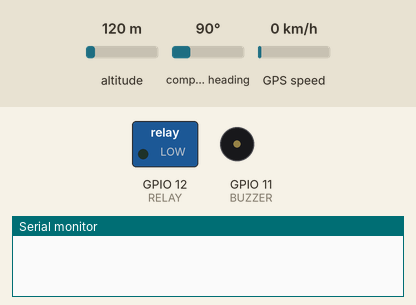
Recording of a program running on a simulated ESP32-S3. Shown: switched loads named in the program (green lamp = pin HIGH), buzzer (waves = sounding, pin HIGH), the last lines printed to the serial monitor. Inputs (shaded band) come from the test bench; at power-on: altitude 120 m, compass heading 90°, GPS speed 0 km/h. Storage starts empty; EEPROM starts erased; the GPS gets a fix after 3 s at 37.7749, -122.4194 with 8 satellites.

Above: at 0.0 s.
At 2.1 s:
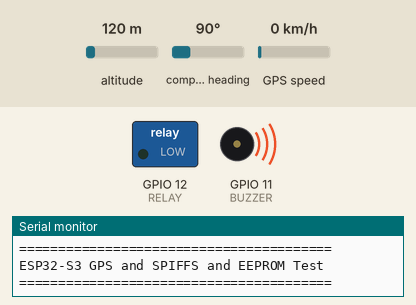
At 4.1 s:
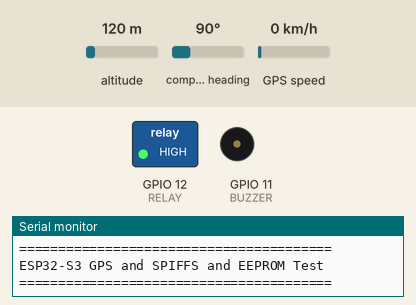
Timing chart, 0 to 6.5 s (numbered marks = the images above):
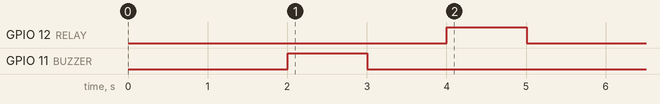

The program:

main.cpp
```cpp
#include <Arduino.h>
#include <EEPROM.h>
#include <SPIFFS.h>
#include <TinyGPSPlus.h>
#include <HardwareSerial.h>

// GPS Module connection pins
#define GPS_RX_PIN 18  // Connect to GPS TX
#define GPS_TX_PIN 17  // Connect to GPS RX

// Buzzer and Relay pins
#define BUZZER 11
#define RELAY 12

// GPS Baud Rate (NEO-6M default is 9600)
#define GPS_BAUD 9600

// Create TinyGPSPlus object
TinyGPSPlus gps;

// Create hardware serial object for GPS
HardwareSerial gpsSerial(1); // Use UART1

// EEPROM size in bytes (max 512 bytes recommended for ESP32)
#define EEPROM_SIZE 512

// Test file paths for SPIFFS
#define TEST_FILE "/test.txt"
#define TEST_FILE_2 "/data.bin"

// Function prototypes
void testEEPROM();
void testSPIFFS();
void printSPIFFSInfo();
void writeTestFile();
void readTestFile();
void listSPIFFSFiles();
void deleteSPIFFSFile(const char* path);

void setup() {
  Serial.begin(115200);
  delay(2000); // Wait for serial monitor

  gpsSerial.begin(GPS_BAUD, SERIAL_8N1, GPS_TX_PIN, GPS_RX_PIN);


  Serial.println("\n\n========================================");
  Serial.println("ESP32-S3 GPS and SPIFFS and EEPROM Test");
  Serial.println("========================================\n");

  pinMode(BUZZER, OUTPUT);
  pinMode(RELAY, OUTPUT);

  digitalWrite(BUZZER, HIGH);
  delay(1000);
  digitalWrite(BUZZER, LOW);
  delay(1000);
  digitalWrite(RELAY, HIGH);
  delay(1000);
  digitalWrite(RELAY, LOW);

  // Test EEPROM
  testEEPROM();

  delay(1000);

  // Test SPIFFS
  testSPIFFS();

  Serial.println("\n========================================");
  Serial.println("All tests completed!");
  Serial.println("========================================\n");
}

void loop() {

  // ====== READ GPS ======
  while (gpsSerial.available() > 0) {
    gps.encode(gpsSerial.read());
  }

  // ====== PRINT ALL GPS DATA WHEN UPDATED ======
  if (gps.location.isUpdated()) {

    Serial.println("========= GPS DATA =========");

    // LOCATION
    Serial.print("Latitude: ");
    Serial.println(gps.location.lat(), 6);

    Serial.print("Longitude: ");
    Serial.println(gps.location.lng(), 6);

    Serial.print("Location Age (ms): ");
    Serial.println(gps.location.age());

    // ALTITUDE
    Serial.print("Altitude: ");
    Serial.print(gps.altitude.meters());
    Serial.println(" m");

    // SPEED
    Serial.print("Speed: ");
    Serial.print(gps.speed.kmph());
    Serial.println(" km/h");

    // COURSE / DIRECTION
    Serial.print("Course: ");
    Serial.print(gps.course.deg());
    Serial.println(" degrees");

    // DATE
    Serial.print("Date: ");
    Serial.print(gps.date.day());
    Serial.print("/");
    Serial.print(gps.date.month());
    Serial.print("/");
    Serial.println(gps.date.year());

    // TIME UTC
    Serial.print("Time (UTC): ");
    Serial.print(gps.time.hour());
    Serial.print(":");
    Serial.print(gps.time.minute());
    Serial.print(":");
    Serial.println(gps.time.second());

    // SATELLITES
    Serial.print("Satellites: ");
    Serial.println(gps.satellites.value());

    // HDOP
    Serial.print("HDOP (accuracy): ");
    Serial.println(gps.hdop.hdop());

    Serial.println("-----------------------------");
  }

}

// ==================== EEPROM TESTS ====================

void testEEPROM() {
  Serial.println("\n--- EEPROM Test Start ---");

  // Initialize EEPROM with predefined size
  if (!EEPROM.begin(EEPROM_SIZE)) {
    Serial.println("Failed to initialize EEPROM!");
    return;
  }
  Serial.println("✓ EEPROM initialized successfully");
  Serial.printf("✓ EEPROM size: %d bytes\n", EEPROM_SIZE);

  // Test 1: Write and read single byte
  Serial.println("\nTest 1: Write/Read single byte");
  byte testByte = 42;
  EEPROM.write(0, testByte);
  EEPROM.commit(); // Important: commit changes to flash
  byte readByte = EEPROM.read(0);
  Serial.printf("  Written: %d, Read: %d - %s\n", testByte, readByte,
                (testByte == readByte) ? "PASS" : "FAIL");

  // Test 2: Write and read integer
  Serial.println("\nTest 2: Write/Read integer");
  int testInt = 12345;
  EEPROM.put(10, testInt);
  EEPROM.commit();
  int readInt;
  EEPROM.get(10, readInt);
  Serial.printf("  Written: %d, Read: %d - %s\n", testInt, readInt,
                (testInt == readInt) ? "PASS" : "FAIL");

  // Test 3: Write and read float
  Serial.println("\nTest 3: Write/Read float");
  float testFloat = 3.14159;
  EEPROM.put(20, testFloat);
  EEPROM.commit();
  float readFloat;
  EEPROM.get(20, readFloat);
  Serial.printf("  Written: %.5f, Read: %.5f - %s\n", testFloat, readFloat,
                (abs(testFloat - readFloat) < 0.0001) ? "PASS" : "FAIL");

  // Test 4: Write and read string
  Serial.println("\nTest 4: Write/Read string");
  String testString = "ESP32-S3";
  int addr = 30;
  for (size_t i = 0; i < testString.length(); i++) {
    EEPROM.write(addr + i, testString[i]);
  }
  EEPROM.write(addr + testString.length(), '\0'); // Null terminator
  EEPROM.commit();

  String readString = "";
  char c;
  int i = 0;
  while ((c = EEPROM.read(addr + i)) != '\0' && i < 50) {
    readString += c;
    i++;
  }
  Serial.printf("  Written: '%s', Read: '%s' - %s\n",
                testString.c_str(), readString.c_str(),
                (testString == readString) ? "PASS" : "FAIL");

  // Test 5: Write array of bytes
  Serial.println("\nTest 5: Write/Read byte array");
  byte testArray[5] = {10, 20, 30, 40, 50};
  addr = 100;
  for (int i = 0; i < 5; i++) {
    EEPROM.write(addr + i, testArray[i]);
  }
  EEPROM.commit();

  byte readArray[5];
  for (int i = 0; i < 5; i++) {
    readArray[i] = EEPROM.read(addr + i);
  }

  Serial.print("  Written: [");
  for (int i = 0; i < 5; i++) {
    Serial.printf("%d%s", testArray[i], (i < 4) ? ", " : "");
  }
  Serial.print("]\n  Read:    [");
  for (int i = 0; i < 5; i++) {
    Serial.printf("%d%s", readArray[i], (i < 4) ? ", " : "");
  }
  Serial.println("]");

  bool arrayMatch = true;
  for (int i = 0; i < 5; i++) {
    if (testArray[i] != readArray[i]) arrayMatch = false;
  }
  Serial.printf("  Result: %s\n", arrayMatch ? "PASS" : "FAIL");

  // Test 6: Clear EEPROM section
  Serial.println("\nTest 6: Clear EEPROM section");
  addr = 200;
  int clearSize = 10;
  for (int i = 0; i < clearSize; i++) {
    EEPROM.write(addr + i, 255); // Write 0xFF
  }
  EEPROM.commit();

  bool allCleared = true;
  for (int i = 0; i < clearSize; i++) {
    if (EEPROM.read(addr + i) != 255) allCleared = false;
  }
  Serial.printf("  Cleared %d bytes - %s\n", clearSize, allCleared ? "PASS" : "FAIL");

  Serial.println("\n--- EEPROM Test Complete ---");
}

// ==================== SPIFFS TESTS ====================

void testSPIFFS() {
  Serial.println("\n--- SPIFFS Test Start ---");

  // Initialize SPIFFS
  if (!SPIFFS.begin(true)) { // true = format if mount fails
    Serial.println("✗ SPIFFS mount failed!");
    return;
  }
  Serial.println("✓ SPIFFS mounted successfully");

  // Print SPIFFS info
  printSPIFFSInfo();

  // Test 1: Write text file
  Serial.println("\nTest 1: Write text file");
  writeTestFile();

  // Test 2: Read text file
  Serial.println("\nTest 2: Read text file");
  readTestFile();

  // Test 3: Append to file
  Serial.println("\nTest 3: Append to file");
  File file = SPIFFS.open(TEST_FILE, FILE_APPEND);
  if (file) {
    file.println("Appended line 1");
    file.println("Appended line 2");
    file.close();
    Serial.println("✓ Data appended successfully");
  } else {
    Serial.println("✗ Failed to open file for appending");
  }

  // Read again to verify append
  readTestFile();

  // Test 4: Write binary file
  Serial.println("\nTest 4: Write binary file");
  file = SPIFFS.open(TEST_FILE_2, FILE_WRITE);
  if (file) {
    byte binaryData[10] = {0, 1, 2, 3, 4, 5, 6, 7, 8, 9};
    size_t written = file.write(binaryData, 10);
    file.close();
    Serial.printf("✓ Written %d bytes to binary file\n", written);
  } else {
    Serial.println("✗ Failed to create binary file");
  }

  // Test 5: Read binary file
  Serial.println("\nTest 5: Read binary file");
  file = SPIFFS.open(TEST_FILE_2, FILE_READ);
  if (file) {
    Serial.printf("  File size: %d bytes\n", file.size());
    Serial.print("  Data: [");
    while (file.available()) {
      byte b = file.read();
      Serial.printf("%d%s", b, file.available() ? ", " : "");
    }
    Serial.println("]");
    file.close();
    Serial.println("✓ Binary file read successfully");
  } else {
    Serial.println("✗ Failed to read binary file");
  }

  // Test 6: List all files
  Serial.println("\nTest 6: List all files");
  listSPIFFSFiles();

  // Test 7: Check if file exists
  Serial.println("\nTest 7: Check file existence");
  Serial.printf("  %s exists: %s\n", TEST_FILE,
                SPIFFS.exists(TEST_FILE) ? "YES" : "NO");
  Serial.printf("  /nonexistent.txt exists: %s\n",
                SPIFFS.exists("/nonexistent.txt") ? "YES" : "NO");

  // Test 8: Rename file
  Serial.println("\nTest 8: Rename file");
  if (SPIFFS.rename(TEST_FILE_2, "/renamed.bin")) {
    Serial.println("✓ File renamed successfully");
    listSPIFFSFiles();
  } else {
    Serial.println("✗ Failed to rename file");
  }

  // Test 9: Delete files
  Serial.println("\nTest 9: Delete files");
  deleteSPIFFSFile(TEST_FILE);
  deleteSPIFFSFile("/renamed.bin");

  // Final file list
  Serial.println("\nFinal file list:");
  listSPIFFSFiles();

  // Print final SPIFFS info
  printSPIFFSInfo();

  Serial.println("\n--- SPIFFS Test Complete ---");
}

void printSPIFFSInfo() {
  Serial.println("\n--- SPIFFS Information ---");
  Serial.printf("  Total bytes: %d\n", SPIFFS.totalBytes());
  Serial.printf("  Used bytes:  %d\n", SPIFFS.usedBytes());
  Serial.printf("  Free bytes:  %d\n", SPIFFS.totalBytes() - SPIFFS.usedBytes());
  Serial.printf("  Usage: %.1f%%\n",
                (float)SPIFFS.usedBytes() / SPIFFS.totalBytes() * 100);
  Serial.println("-------------------------");
}

void writeTestFile() {
  File file = SPIFFS.open(TEST_FILE, FILE_WRITE);
  if (!file) {
    Serial.println("✗ Failed to open file for writing");
    return;
  }

  file.println("ESP32-S3 SPIFFS Test File");
  file.println("=========================");
  file.println("Line 1: Hello from ESP32-S3!");
  file.println("Line 2: SPIFFS is working!");
  file.printf("Line 3: Millis = %lu\n", millis());

  file.close();
  Serial.println("✓ Test file written successfully");
}

void readTestFile() {
  File file = SPIFFS.open(TEST_FILE, FILE_READ);
  if (!file) {
    Serial.println("✗ Failed to open file for reading");
    return;
  }

  Serial.printf("  File: %s\n", TEST_FILE);
  Serial.printf("  Size: %d bytes\n", file.size());
  Serial.println("  Contents:");
  Serial.println("  ---");
  while (file.available()) {
    String line = file.readStringUntil('\n');
    Serial.printf("  %s\n", line.c_str());
  }
  Serial.println("  ---");
  file.close();
  Serial.println("✓ File read successfully");
}

void listSPIFFSFiles() {
  File root = SPIFFS.open("/");
  if (!root) {
    Serial.println("✗ Failed to open root directory");
    return;
  }

  if (!root.isDirectory()) {
    Serial.println("✗ Root is not a directory");
    return;
  }

  Serial.println("  Files in SPIFFS:");
  File file = root.openNextFile();
  int fileCount = 0;
  while (file) {
    Serial.printf("    - %s (%d bytes)\n", file.name(), file.size());
    fileCount++;
    file = root.openNextFile();
  }

  if (fileCount == 0) {
    Serial.println("    (no files)");
  } else {
    Serial.printf("  Total files: %d\n", fileCount);
  }
}

void deleteSPIFFSFile(const char* path) {
  if (SPIFFS.remove(path)) {
    Serial.printf("  ✓ Deleted: %s\n", path);
  } else {
    Serial.printf("  ✗ Failed to delete: %s\n", path);
  }
}
```
